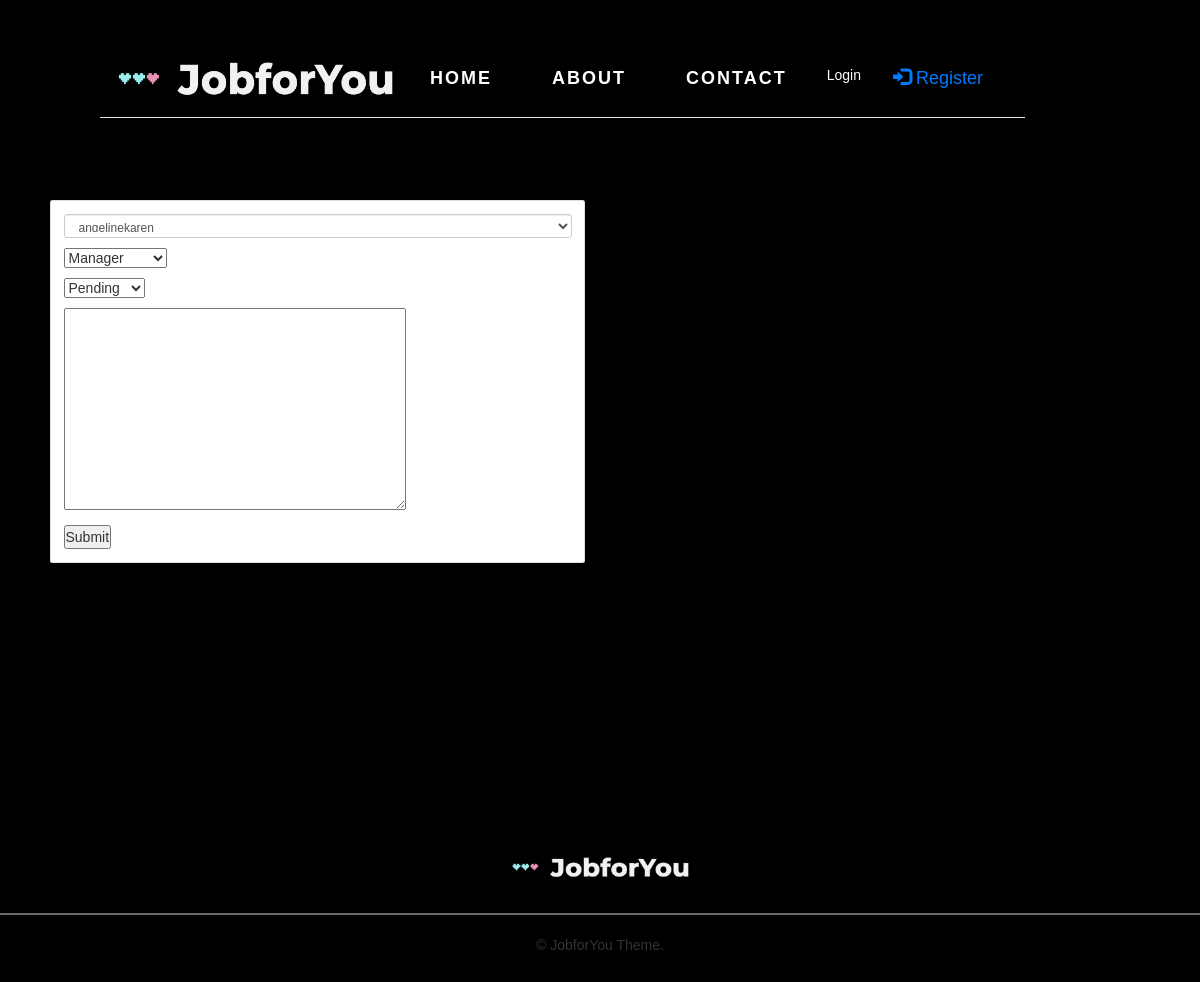
The app's page /status/5/ with its own data.
### account/models.py (models this page shows, shortened)
class Applicant(models.Model):
    applicant = models.OneToOneField(CustomUser, on_delete=models.CASCADE, primary_key=True)
    GENDER_MALE = 'Male'
    GENDER_FEMALE = 'Female'
    GENDER_CHOICES = [(GENDER_MALE, 'Male'), (GENDER_FEMALE, 'Female')]
    gender = models.CharField(max_length=20, default=GENDER_MALE, choices=GENDER_CHOICES)
    age = models.CharField(max_length=10, null=True)
    mobile_phone = models.CharField(max_length=20, null=True)
    city = models.CharField(max_length=30, null=True)
    WILL_RELOCATE = "I'm willing"
    WONT_RELOCATE = "I'm not willing"
    RELOCATE_CHOICES = (
        (WILL_RELOCATE, "I'm willing"),
        (WONT_RELOCATE, "I'm not willing"),
    )
    will_relocate = models.CharField(max_length=20, default=WILL_RELOCATE, choices=RELOCATE_CHOICES)
    profile_pic = models.ImageField(default="profile_pic.png", null=True, blank=True)
    objects = models.Manager()
    def __str__(self):
        return str(self.applicant)

### jobs/models.py (models this page shows, shortened)
class ApplicantsJobMap(models.Model):
    applicant = models.ForeignKey(Applicant, on_delete=models.CASCADE)
    job = models.ForeignKey('jobs.Job', on_delete=models.CASCADE, related_name='applicants', null=True)
    status = models.CharField(
        max_length=20, choices=STATUS_CHOICES, default=STATUS_PENDING
    )
    feedback = models.TextField(blank=True, null=True)
    objects = models.Manager()

### jobs/views.py (the view)
# urls.py: path('status/<int:applicant_id>/', update, name="update_applicant"),
def update(request, applicant_id):
    applicants = ApplicantsJobMap.objects.get(id=applicant_id)
    formset = StatusForm(instance=applicants)
    if request.method == 'POST':
        formset = StatusForm(request.POST, instance=applicants)
        if formset.is_valid():
            formset = formset.save(commit=False)
            formset.save()
            messages.success(request, 'Applicant status update successful')
            return redirect('posted_job')
    else:
        formset = StatusForm(instance=applicants)
    context = {'formset': formset}
    return render(request, 'jobs/status.html', context)

### jobs/forms.py
class StatusForm(forms.ModelForm):
    applicant = forms.ModelChoiceField(
        queryset=Applicant.objects.all(),
        widget=forms.Select(attrs={'class': 'form-control input-sm'}),
        required=False
    )
    class Meta:
        model = ApplicantsJobMap
        fields = ['applicant', 'job', 'status', 'feedback']

### account/models.py (called while the page is built)
    def get_username(self):
        return self.username

### jobs/models.py (called while the page is built)
    def __str__(self):
        return self.position_name

### jobs/templates/jobs/status.html (shortened to what this page needs)
{% extends 'base.html' %}
{% load static %}
{% block content %}
<div class="row">
	<div class="col-md-6">
		<div class="card card-body">
			<form action="" method="POST">
				{% for field in formset %}
					{{field}}
				{% endfor %}
				<input type="submit" name="Submit">
			</form>
		</div>
	</div>
</div>
{% endblock content %}

### templates/snippets/body_css.html (style rules this page uses)
* { margin: 0; padding: 0; box-sizing: border-box; font-family: "Trebuchet MS", Helvetica, sans-serif; }
body { background: #000; min-height: 200vh; }
:root { --main-background-color: #1a1c1c; }
body { min-height: 150vh; }

### jobs/templates/jobs/status.html (style rules this page uses)
.card-body { margin-left: 50px; margin-top: 200px; background-color: white; }

### records on screen
Applicant: formset "angelinekaren"
ApplicantsJobMap: formset "Manager" "Pending"
